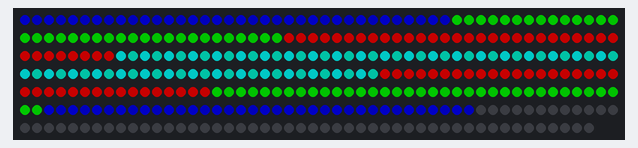
The sketch below on a simulated ATtiny85, built with avr-gcc and run on an emulated ATtiny85. Parts: 348 RGB LEDs in strip order, left to right, continuing on the next row. Dim RGB values are drawn brighter than linear.

Above: at 0.1 s.
At 4.7 s:
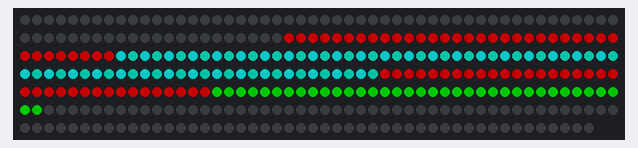
At 11.0 s:
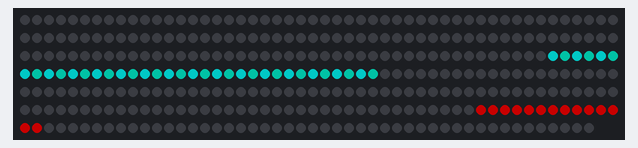
At 14.6 s:
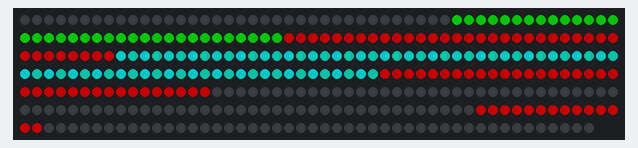
At 20.7 s:
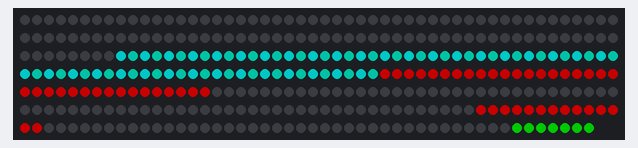
At 26.1 s:
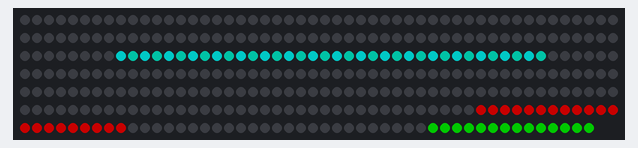

The sketch:

arduino.ino
```cpp
#include <Adafruit_NeoPixel.h>
#ifdef __AVR__
  #include <avr/power.h>
#endif

#define PIN            A0
#define NUMPIXELS      348
#define BRIGHTNESS 100
Adafruit_NeoPixel pixels = Adafruit_NeoPixel(NUMPIXELS, PIN, NEO_GRB + NEO_KHZ800);
int delayval = 10;
int values[] = { 68, 68, 68, 68, 68, 68, 68, 68, 68, 68, 68, 68, 68, 68, 68, 68, 68, 68, 34, 34, 34, 34, 34, 34, 34, 34, 34, 34, 34, 34, 34, 34, 34, 34, 34, 34, 17, 17, 17, 17, 17, 17, 17, 17, 17, 17, 17, 17, 17, 17, 17, 17, 17, 17, 102, 102, 102, 102, 102, 102, 102, 102, 102, 102, 102, 102, 102, 102, 102, 102, 102, 102, 102, 102, 102, 102, 102, 102, 102, 102, 102, 102, 102, 102, 102, 102, 102, 102, 102, 102, 17, 17, 17, 17, 17, 17, 17, 17, 17, 17, 17, 17, 17, 17, 17, 17, 17, 17, 34, 34, 34, 34, 34, 34, 34, 34, 34, 34, 34, 34, 34, 34, 34, 34, 34, 34, 68, 68, 68, 68, 68, 68, 68, 68, 68, 68, 68, 68, 68, 68, 68, 68, 68, 68, 0, 0, 0, 0, 0, 0, 0, 0, 0, 0, 0, 0, 0, 0, 0, 0, 0, 0, 0, 0, 0, 0, 0, 0, 0, 0, 0, 0, 0, 0 };


void setup() {
#if defined (__AVR_ATtiny85__)
  if (F_CPU == 16000000) clock_prescale_set(clock_div_1);
#endif
  // End of trinket special code

  pixels.setBrightness(BRIGHTNESS);
  pixels.begin(); // This initializes the NeoPixel library.

  //Serial.begin(9600);
}

void clean(int a, int b) {
  for(int i=a;i<b;i++) {
    pixels.setPixelColor(i, pixels.Color(0,0,0));
  }
  pixels.show();
}

void setscore1(int s) {
  int jj = 7 * s;
  for(int i=288;i<288+jj;i++) {
    pixels.setPixelColor(i, pixels.Color(255,0,0));
  }
  for(int i=288+jj;i<318;i++) {
    pixels.setPixelColor(i, pixels.Color(0,0,0));
  }
  pixels.show();
}

void setscore2(int s) {
  int jj = 7 * s;
  for(int i=348-1;i>=348-jj;i--) {
    pixels.setPixelColor(i, pixels.Color(0,255,0));
  }
  for(int i=318;i<318+(30-jj);i++) {
    pixels.setPixelColor(i, pixels.Color(0,0,0));
  }
  pixels.show();
}

void resetGameState() {
  int r, g, b;
  for(int i=0;i<NUMPIXELS/2 - 30;i++) {
    r = (values[i] & 0x01)*255;
    g = (values[i] & 0x02)*255;
    b = (values[i] & 0x04)*255;
    pixels.setPixelColor(i*2, pixels.Color(r,g,b));
    r = (values[i] & 0x10)*255;
    g = (values[i] & 0x20)*255;
    b = (values[i] & 0x40)*255;
    pixels.setPixelColor(i*2+1, pixels.Color(r,g,b));

  }
  pixels.show();
  delay(1000);
}

void p1progress(int p) {
  int offset = p * 36;
  clean(offset,offset + 36);
}

void p2progress(int p) {
  int offset = p * 36;
  clean(288 - offset - 36, 288 - offset);
}

void scoreBlink() {
  clean(288, 348);
  delay(200);
  setscore1(4);
  delay(300);
}

void game() {
  resetGameState();

  //clean(0,36);
  p1progress(0);
  delay(250);

  p2progress(0);
  //clean(144,180);
  delay(250);

  p1progress(1);
  //clean(36,72);
  delay(1000);

  p1progress(2);
  //clean(72,108);
  delay(250);

  p2progress(1);
  //clean(180,216);
  delay(500);

  p1progress(3);
}


void game3() {
  resetGameState();
  p2progress(0);
  delay(100);

  p1progress(0);
  delay(250);

  p2progress(1);
  delay(150);

  p1progress(1);
  delay(250);

  p1progress(2);
  delay(100);

  p2progress(2);
  delay(300);

  p1progress(3);
}


void game2() {
  resetGameState();

  p1progress(0);
  delay(250);
 p2progress(0);
  delay(250);
   p2progress(1);
  delay(500);
   p1progress(1);
  delay(250);
  p2progress(2);
  delay(100);
   p1progress(2);
  delay(250);
  p2progress(3);
}


void loop() {
  int r, g, b, value;

  for(int i=0;i<NUMPIXELS/2;i++) {
    r = (values[i] & 0x01)*255;
    g = (values[i] & 0x02)*255;
    b = (values[i] & 0x04)*255;
    pixels.setPixelColor(i*2, pixels.Color(r,g,b));
    r = (values[i] & 0x10)*255;
    g = (values[i] & 0x20)*255;
    b = (values[i] & 0x40)*255;
    pixels.setPixelColor(i*2+1, pixels.Color(r,g,b));

  }
  pixels.show();
  delay(3000);

  game();
  setscore1(1);
  delay(2000);

  game3();
  setscore1(2);
  delay(2000);

  game2();
  setscore2(1);
  delay(2000);

  game();
  setscore1(3);
  delay(2000);

  game2();
  setscore2(2);
  delay(2000);

  game3();
  setscore1(4);

  setscore2(4);
  while (true) {
    scoreBlink();
  }
}
```

Measured:
- what the display in image 2 shows lasts 2.1 s, from 10.9 s to 13.0 s
